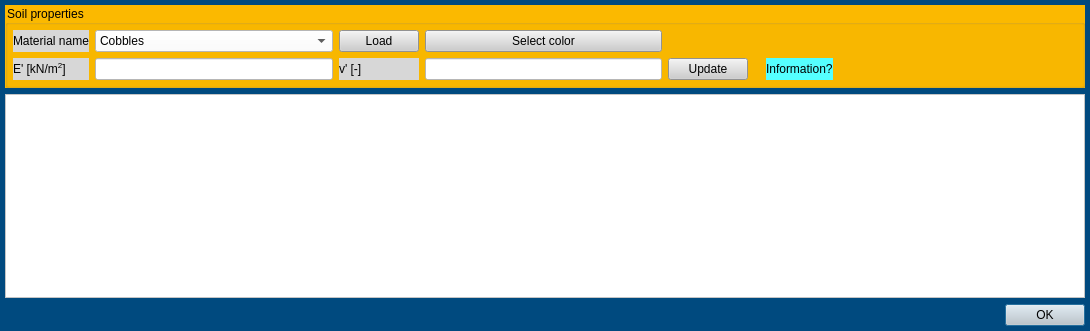
<?xml version="1.0" encoding="UTF-8"?>
<ui version="4.0">
 <class>Dialog</class>
 <widget class="QDialog" name="Dialog">
  <property name="geometry">
   <rect>
    <x>0</x>
    <y>0</y>
    <width>1090</width>
    <height>331</height>
   </rect>
  </property>
  <property name="windowTitle">
   <string>Dialog</string>
  </property>
  <property name="styleSheet">
   <string notr="true">QWidget{background-color: rgb(0, 74, 127);}

QTableWidget{background-color: rgb(255, 255, 255);}

QCheckBox{background-color: rgb(255, 255, 255);}

QWidget#widget{background-color: rgb(255, 255, 255);}

QGroupBox{background-color: rgb(251, 185, 0);}

QPushButton{background-color: rgb(205, 205, 205);}

QLineEdit{background-color:rgb(255, 255, 255);}

QLabel{background-color:rgb(215, 215, 215);}</string>
  </property>
  <layout class="QVBoxLayout" name="verticalLayout">
   <property name="leftMargin">
    <number>5</number>
   </property>
   <property name="topMargin">
    <number>5</number>
   </property>
   <property name="rightMargin">
    <number>5</number>
   </property>
   <property name="bottomMargin">
    <number>5</number>
   </property>
   <item>
    <widget class="QGroupBox" name="groupBox">
     <property name="title">
      <string>Soil properties</string>
     </property>
     <layout class="QGridLayout" name="gridLayout">
      <property name="leftMargin">
       <number>5</number>
      </property>
      <property name="topMargin">
       <number>5</number>
      </property>
      <property name="rightMargin">
       <number>5</number>
      </property>
      <property name="bottomMargin">
       <number>5</number>
      </property>
      <item row="0" column="2">
       <widget class="QLabel" name="label">
        <property name="text">
         <string>Material name</string>
        </property>
       </widget>
      </item>
      <item row="1" column="9">
       <widget class="QLabel" name="label_2">
        <property name="toolTip">
         <string>&lt;html&gt;&lt;head/&gt;&lt;body&gt;&lt;p&gt;When &lt;span style=&quot; font-weight:600;&quot;&gt;Update&lt;/span&gt; is clicked, only parameters depenent on E and v are updated and shown in the material table.&lt;/p&gt;&lt;p&gt;By default, K0Primanry = 1 - sin(phi). To manually set K0Primary to a specific value, K0Determination must be set to 0.&lt;/p&gt;&lt;/body&gt;&lt;/html&gt;</string>
        </property>
        <property name="styleSheet">
         <string notr="true">background-color: rgb(85, 255, 255);</string>
        </property>
        <property name="text">
         <string>Information?</string>
        </property>
       </widget>
      </item>
      <item row="0" column="3">
       <widget class="QComboBox" name="comboBox">
        <property name="styleSheet">
         <string notr="true">background-color: rgb(255, 255, 255);</string>
        </property>
        <item>
         <property name="text">
          <string>Cobbles</string>
         </property>
        </item>
        <item>
         <property name="text">
          <string>Gravel, dense</string>
         </property>
        </item>
        <item>
         <property name="text">
          <string>Gravel, medium</string>
         </property>
        </item>
        <item>
         <property name="text">
          <string>Gravel, loose</string>
         </property>
        </item>
        <item>
         <property name="text">
          <string>Sand, dense</string>
         </property>
        </item>
        <item>
         <property name="text">
          <string>Sand, medium</string>
         </property>
        </item>
        <item>
         <property name="text">
          <string>Sand, loose</string>
         </property>
        </item>
        <item>
         <property name="text">
          <string>Silt, hard</string>
         </property>
        </item>
        <item>
         <property name="text">
          <string>Silt, stiff</string>
         </property>
        </item>
        <item>
         <property name="text">
          <string>Silt, firm</string>
         </property>
        </item>
        <item>
         <property name="text">
          <string>Silt, soft</string>
         </property>
        </item>
        <item>
         <property name="text">
          <string>Silt, very soft</string>
         </property>
        </item>
        <item>
         <property name="text">
          <string>Clay, hard</string>
         </property>
        </item>
        <item>
         <property name="text">
          <string>Clay, stiff</string>
         </property>
        </item>
        <item>
         <property name="text">
          <string>Clay, firm</string>
         </property>
        </item>
        <item>
         <property name="text">
          <string>Clay, soft</string>
         </property>
        </item>
        <item>
         <property name="text">
          <string>Clay, very soft</string>
         </property>
        </item>
        <item>
         <property name="text">
          <string>Marl, hard</string>
         </property>
        </item>
        <item>
         <property name="text">
          <string>Marl, stiff</string>
         </property>
        </item>
        <item>
         <property name="text">
          <string>Marl, firm</string>
         </property>
        </item>
        <item>
         <property name="text">
          <string>Marl, soft</string>
         </property>
        </item>
        <item>
         <property name="text">
          <string>Marl, very soft</string>
         </property>
        </item>
        <item>
         <property name="text">
          <string>Fill</string>
         </property>
        </item>
        <item>
         <property name="text">
          <string>Rock, intact</string>
         </property>
        </item>
        <item>
         <property name="text">
          <string>Rock, m. weathered</string>
         </property>
        </item>
        <item>
         <property name="text">
          <string>Rock, h. weathered</string>
         </property>
        </item>
       </widget>
      </item>
      <item row="1" column="4">
       <widget class="QLabel" name="label_5">
        <property name="text">
         <string>v' [-]</string>
        </property>
       </widget>
      </item>
      <item row="1" column="2">
       <widget class="QLabel" name="label_4">
        <property name="text">
         <string>E' [kN/m&lt;sup&gt;2&lt;/sup&gt;]</string>
        </property>
       </widget>
      </item>
      <item row="0" column="4">
       <widget class="QPushButton" name="pushButton">
        <property name="text">
         <string>Load</string>
        </property>
       </widget>
      </item>
      <item row="1" column="10">
       <spacer name="horizontalSpacer_3">
        <property name="orientation">
         <enum>Qt::Horizontal</enum>
        </property>
        <property name="sizeHint" stdset="0">
         <size>
          <width>40</width>
          <height>20</height>
         </size>
        </property>
       </spacer>
      </item>
      <item row="1" column="3">
       <widget class="QLineEdit" name="lineEdit"/>
      </item>
      <item row="1" column="5">
       <widget class="QLineEdit" name="lineEdit_4"/>
      </item>
      <item row="1" column="6">
       <widget class="QPushButton" name="pushButton_2">
        <property name="text">
         <string>Update</string>
        </property>
       </widget>
      </item>
      <item row="0" column="5">
       <widget class="QPushButton" name="pushButton_3">
        <property name="text">
         <string>Select color</string>
        </property>
       </widget>
      </item>
      <item row="0" column="6" colspan="5">
       <spacer name="horizontalSpacer">
        <property name="orientation">
         <enum>Qt::Horizontal</enum>
        </property>
        <property name="sizeHint" stdset="0">
         <size>
          <width>40</width>
          <height>20</height>
         </size>
        </property>
       </spacer>
      </item>
     </layout>
    </widget>
   </item>
   <item>
    <widget class="QTableWidget" name="tableWidget"/>
   </item>
   <item>
    <widget class="QDialogButtonBox" name="buttonBox">
     <property name="orientation">
      <enum>Qt::Horizontal</enum>
     </property>
     <property name="standardButtons">
      <set>QDialogButtonBox::Ok</set>
     </property>
     <property name="centerButtons">
      <bool>false</bool>
     </property>
    </widget>
   </item>
  </layout>
 </widget>
 <resources/>
 <connections/>
</ui>
